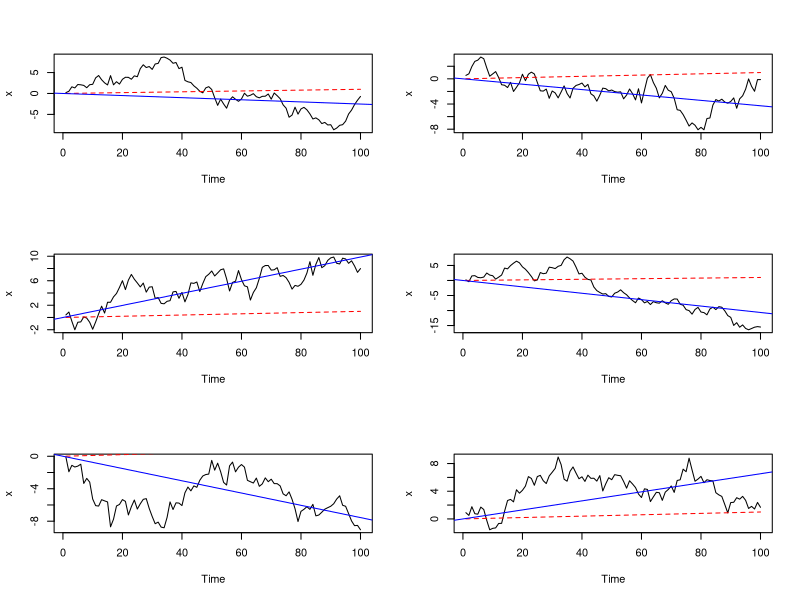

Reproduce this figure in R.
# Random Walk With Drift ... Time Series Regression
# Generate a random walk with drift of length n=100
# October 1, 2013

png("c:/Users/Nate/Git/riemann/random_walk_regression.png")
par(mfcol=c(3,2))
for(i in 1:6){ # Start the for loop
  x = ts(cumsum(rnorm(100,0.01,1))) # Data
  reg = lm(x~0+time(x), na.action=NULL) # Regression
  plot(x) # plot the data
  lines(0.01*time(x), col="red", lty="dashed") # plot the mean
  abline(reg, col="blue") # plot the regression line
}
dev.off()